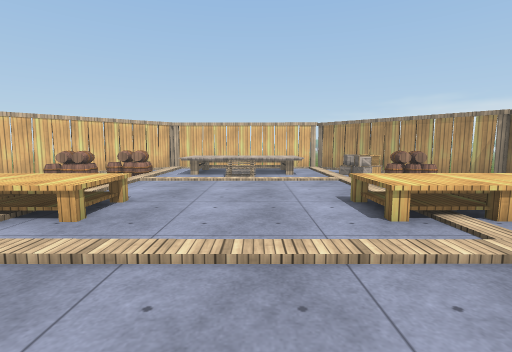
[1] (above)

16 first-person views from a walk through a scene from a Unity 3-D project. The camera is 1.3 m above the floor, tilts 6° down and sees 85° across. The floor is counted in squares, 1 m on a side. Each view is taken from the middle of a square. On the plan, view 1 faces up. The plan holds only what a view shows up to about 13 squares ahead; the rest is blank. The place goes on beyond the plan. Some trees and plants on the terrain are drawn as simple stand-ins. Some surface patterns are stand-ins.

[2]
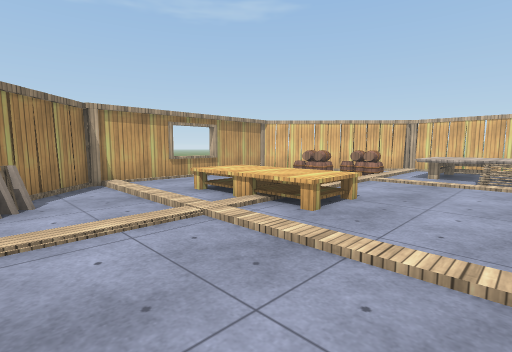

[3]
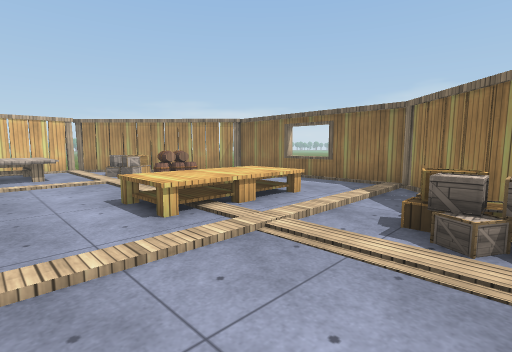

[4]
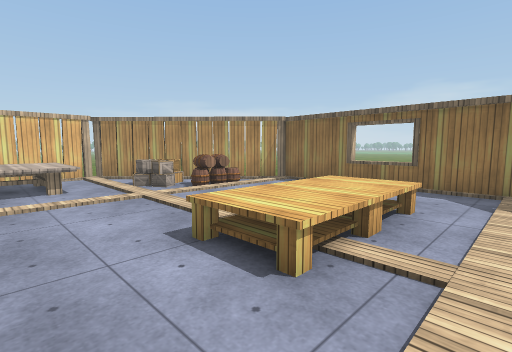

[5]
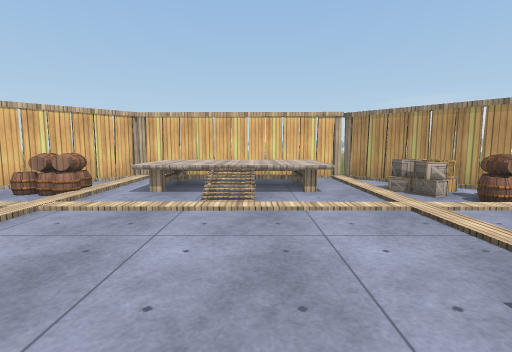

[6]
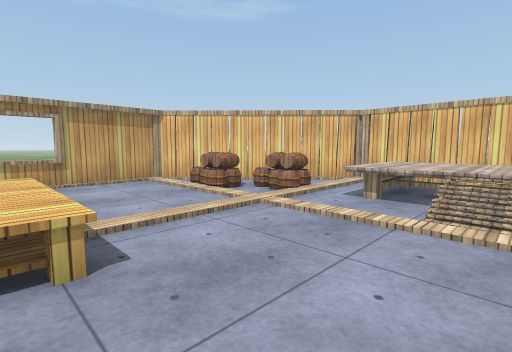

[7]
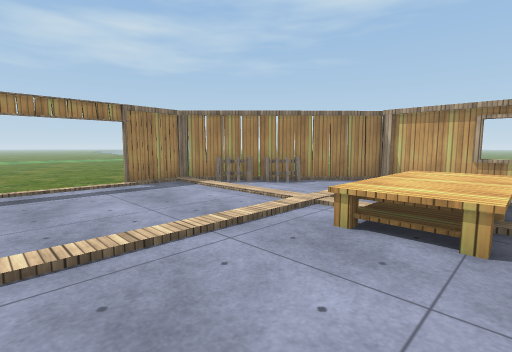

[8]
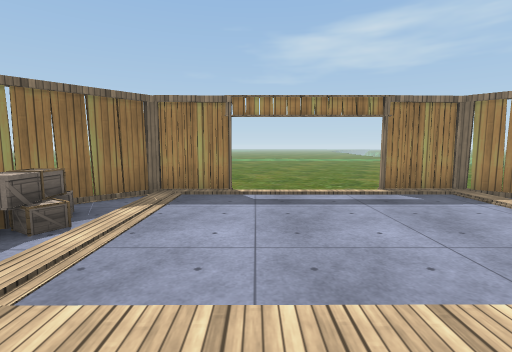

[9]
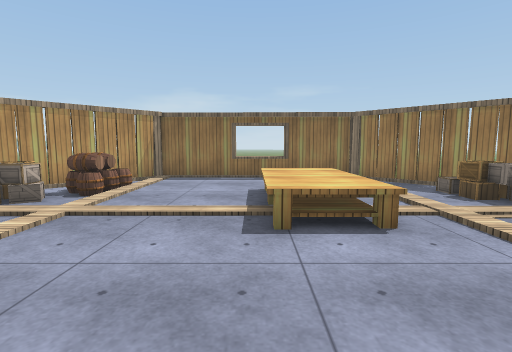

[10]
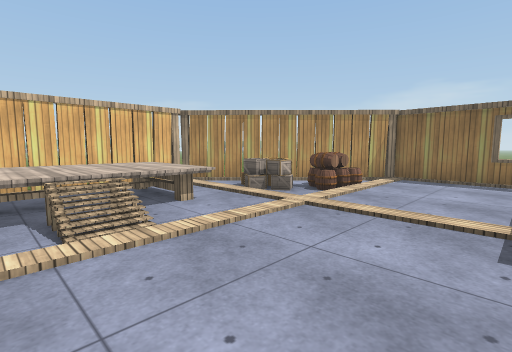

[11]
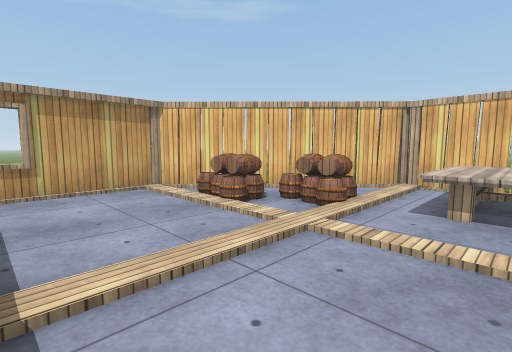

[12]
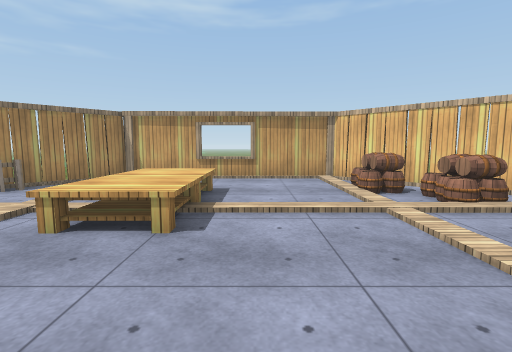

[13]
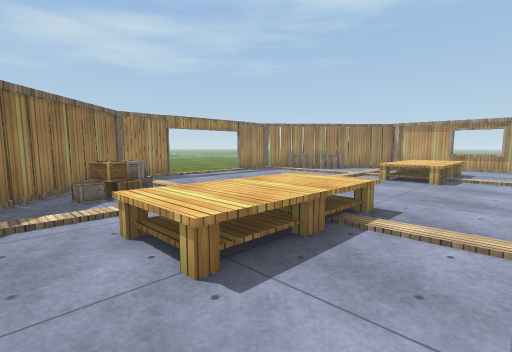

[14]
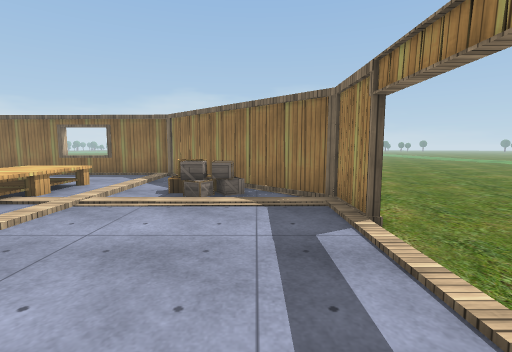

[15]
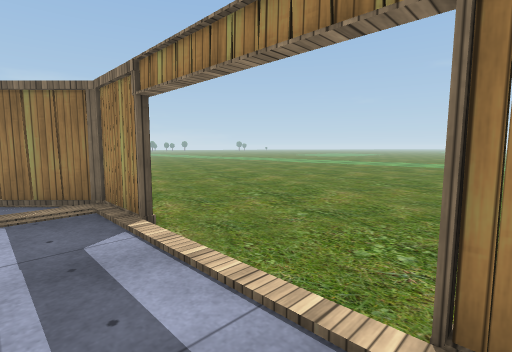

[16]
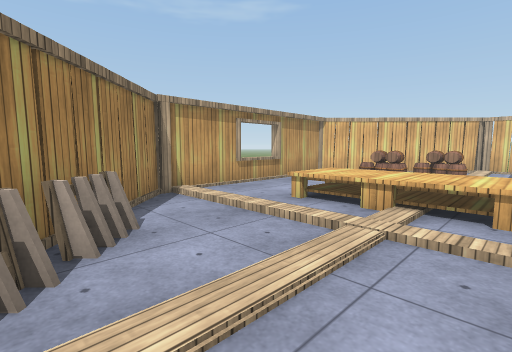

### Floor plan
Key: @ floor where view 1 was taken; # wall or solid block; x gap in a wall; . main floor; : floor 0.75 m higher than the main floor; / step, stairs or slope; = window, fence, low wall or low ledge; v drop or lower ground; O other object.
Columns run from 11 left of view 1 to 10 right of it. Each row starts with its distance up from view 1.
 17       ##########
 16      ##.=vvvvx.##
 15     ##..::::::..##
 14    ##O..::::::.. ##
 13   ##OOO.:::::=..O=##
 12  #OOO.O.../=.....OO##
 11 ##/O///.............##
 10 #....................#
  9 #....................#
  8 #....................#
  7 =...O.........OOOO...=
  6 =...O   .....OOOOOO..#
  5 #...OOOOO....OOOOOO..#
  4 #....................#
  3 # //////......./////##
  2    .../............##
  1   #=../.........OO##
  0    #=./....@....O##
 -1     #=/.........##
 -2      # ........##
 -3       ###////###
 -4         ........
 -5         ..........
 -6         ..........

Where each view was taken, in squares from view 1:
view 1: 0 up, 0 right, facing up
view 2: 0 up, 0 right, facing up-left
view 3: 0 up, 0 right, facing up-right
view 4: 3 up, 0 right, facing up-right
view 5: 5 up, 0 right, facing up
view 6: 6 up, 0 right, facing up-left
view 7: 7 up, 1 right, facing down-left
view 8: 5 up, 1 right, facing down
view 9: 7 up, 2 left, facing right
view 10: 7 up, 2 left, facing up-right
view 11: 7 up, 2 left, facing up-left
view 12: 8 up, 1 right, facing left
view 13: 9 up, 8 right, facing down-left
view 14: 1 down, 3 left, facing right
view 15: 1 down, 3 left, facing down-right
view 16: 1 down, 3 left, facing up-left
